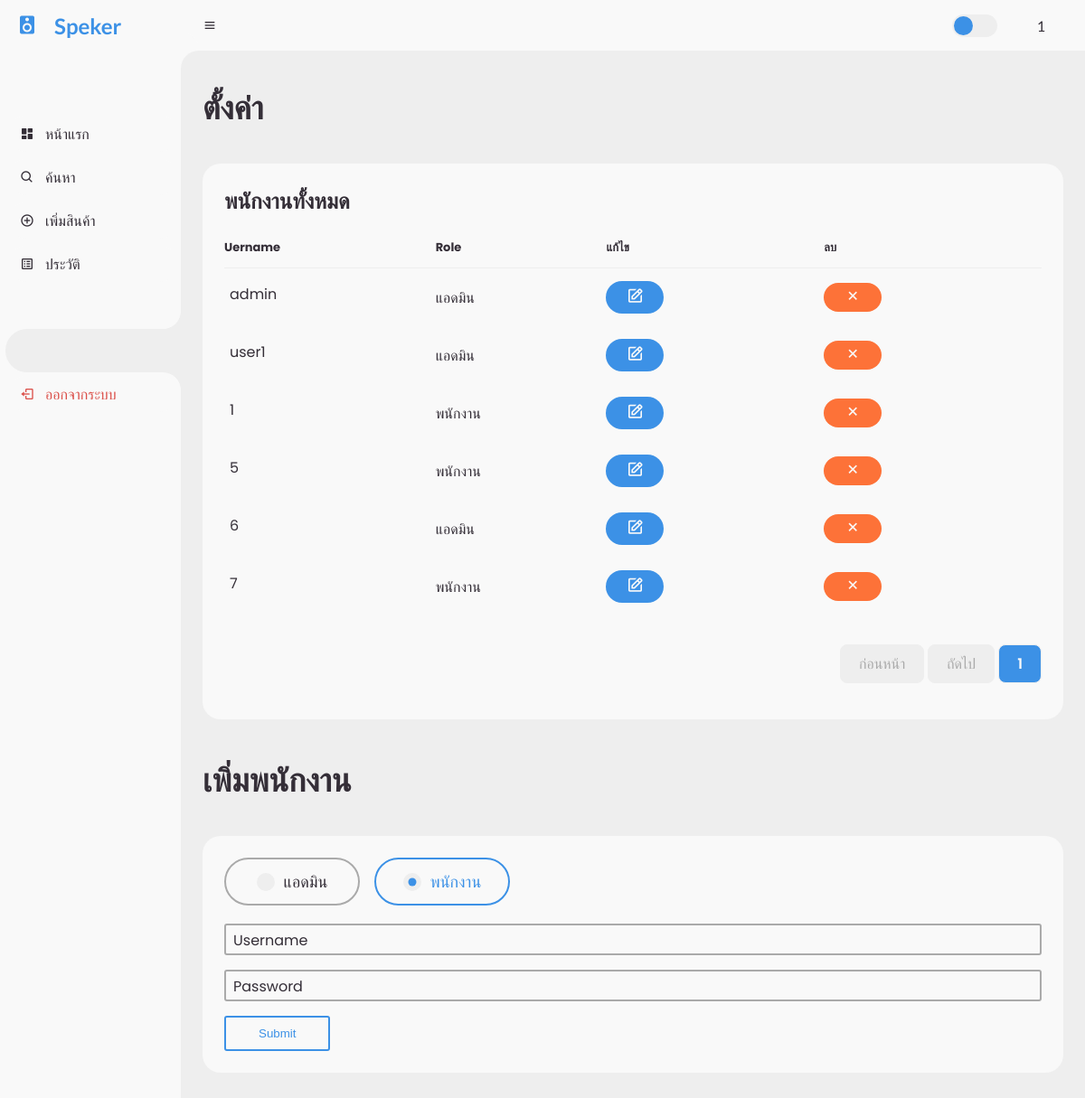
The app's page /setting.php (signed in) with its own data.
### tables this page shows
CREATE TABLE `account` (
  `id` int(11) NOT NULL,
  `username` varchar(20) NOT NULL,
  `password` varchar(30) NOT NULL,
  `role` int(1) NOT NULL
);

### setting.php (the view, shortened to what this page needs)
<?php
  include('./config/connect.php');
  $id = $_SESSION['id'];
  if (!$id) {
    header( "location: login.php" );
    exit(0);
  } else {
    $username = $_SESSION['username'];
  }
  $perpage = 10;
  $page = 1;
  if (isset($_GET['page'])) {
    $page = $_GET['page'];
  } else {
    $page = 1;
  }
  $start = ($page - 1) * $perpage;
  $sql = "SELECT * FROM account limit $start,$perpage";
  $query = mysqli_query($connect, $sql);
  $sql2 = "SELECT COUNT(*) as total FROM account";
  $query2 = mysqli_query($connect, $sql2);
  $data2 = mysqli_fetch_assoc($query2);
  $total_page = ceil($data2['total'] / $perpage);
?>
<!DOCTYPE html>
<html lang="en">
<head>
  <link href="https://unpkg.com/boxicons@2.0.9/css/boxicons.min.css" rel="stylesheet" />
  <link rel="stylesheet" href="./css/style.css" />
</head>
<body>
  <section id="sidebar">
    <a href="index.php" class="brand">
      <i class="bx bxs-speaker"></i>
      <span class="text">Speker</span>
    </a>
    <ul class="side-menu top">
      <li>
        <a href="index.php">
          <i class="bx bxs-dashboard"></i>
          <span class="text">หน้าแรก</span>
        </a>
      </li>
      <li>
        <a href="search.php">
          <i class="bx bx-search"></i>
          <span class="text">ค้นหา</span>
        </a>
      </li>
      <li>
        <a href="add.php">
          <i class="bx bx-plus-circle"></i>
          <span class="text">เพิ่มสินค้า</span>
        </a>
      </li>
      <li>
        <a href="log.php">
          <i class='bx bx-spreadsheet'></i>
          <span class="text">ประวัติ</span>
        </a>
      </li>
    </ul>
    <ul class="side-menu">
      <li class="active">
      </li>
      <li>
        <a href="logout.php" class="logout">
          <i class="bx bx-log-out"></i>
          <span class="text">ออกจากระบบ</span>
        </a>
      </li>
    </ul>
  </section>
  <section id="content">
    <nav>
      <div class="menu">
        <i class="bx bx-menu"></i>
      </div>
      <label for="switch-mode" class="switch-mode"></label>
      <a href="profile.php" class="profile">
        <?php echo $username; ?>
      </a>
    </nav>
    <main>
      <div class="head-title">
        <div class="left">
          <h1>ตั้งค่า</h1>
        </div>
      </div>
      <div class="table-data">
        <div class="order">
          <div class="head">
            <h3>พนักงานทั้งหมด</h3>
          </div>
          <table>
            <thead>
              <tr>
                <th>Uername</th>
                <th>Role</th>
                <th>แก้ไข</th>
                <th>ลบ</th>
              </tr>
            </thead>
            <tbody>
              <?php
                while ($data = mysqli_fetch_array($query)) {
              ?>
              <tr>
                <td><?php echo "$data[username]"; ?></td>
                <td><?php
                  $role = "พนักงาน";
                  if ($data['role'] == 0) {
                    $role = "แอดมิน";
                  }
                  echo "$role";
                ?></td>
                <td>
                  <?php echo "<a href='edit_setting.php?id=$data[id]' class='completed'><i class='bx bx-edit'></i></a>"; ?>
                </td>
                <td>
                  <button type="button"
                    onclick="onPopup('<?php echo $data['username'];?>', '<?php echo 'delete_setting.php?id='.$data['id'];?>')"
                    class="pending"><i class='bx bx-x'></i></a></button>
                </td>
              </tr>
              <?php } ?>
            </tbody>
          </table>
          <div>
            <ul class="page">
              <?php
                if ($page == 1 ) {
                  echo "<a href='#' class='disabled'><li>ก่อนหน้า</li></a>";
                } else {
                  $pervious = $page - 1;
                  echo "<a href='index.php?page=$pervious'><li>ก่อนหน้า</li></a>";
                }
                if ($page == $total_page ) {
                  echo "<a href='#' class='disabled'><li>ถัดไป</li></a>";
                } else {
                  $next = $page + 1;
                  echo "<a href='index.php?page=$next'><li>ถัดไป</li></a>";
                }
                if ($total_page < 7) {
                  for ($i = 1 ; $i <= $total_page; $i++) {
                    if ($i == $page) {
                      echo "<a href='index.php?page=$i' class='active'><li>$i</li></a>";
                    } else {
                      echo "<a href='index.php?page=$i'><li>$i</li></a>";
                    }
                  }
                }
              ?>
            </ul>
          </div>
        </div>
      </div>
      <div class="head-title" style="margin-top: 40px;">
        <div class="left">
          <h1>เพิ่มพนักงาน</h1>
        </div>
      </div>
      <div class="table-data">
        <div class="order">
          <form action="setting.php" method="post">
            <div class="radio-box">
              <label for="option1" class="option-1">
                <div class="dot"></div>
                <div class="text">แอดมิน</div>
              </label>
              <label for="option2" class="option-2">
                <div class="dot"></div>
                <div class="text">พนักงาน</div>
              </label>
            </div>
            <div class="form">
              <input type="text" id="username" name="username" required />
              <label for="username">Username</label>
            </div>
            <div class="form">
              <input type="password" id="password" name="password" required />
              <label for="password">Password</label>
            </div>
            <button type="submit" name="submit" class="btn-submit">Submit</button>
          </form>
        </div>
      </div>
    </main>
  </section>
</body>
</html>

### records on screen
account: username "admin", role "แอดมิน"
account: username "user1", role "แอดมิน"
account: username "1", role "พนักงาน"
account: username "5", role "พนักงาน"
account: username "6", role "แอดมิน"
account: username "7", role "พนักงาน"

### other values on screen
$username "1"
